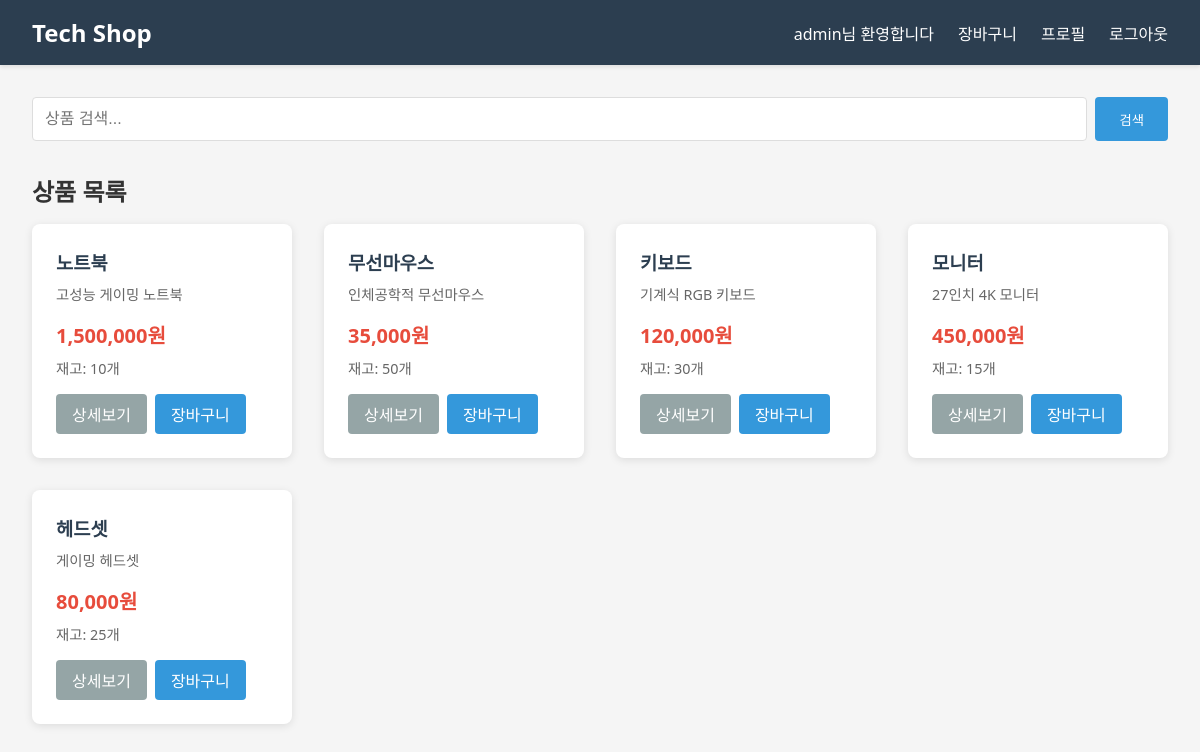
The page / (signed in) on the database its author committed.
### tables this page shows
CREATE TABLE products (
        id INTEGER PRIMARY KEY AUTOINCREMENT,
        name TEXT NOT NULL,
        description TEXT,
        price REAL NOT NULL,
        stock INTEGER DEFAULT 0,
        image TEXT
    );

### app.py (the view)
@app.route('/')
def index():
    conn = get_db()
    search = request.args.get('search', '')
    if search:
        products = conn.execute('SELECT * FROM products WHERE name LIKE ?', (f'%{search}%',)).fetchall()
    else:
        products = conn.execute('SELECT * FROM products').fetchall()
    conn.close()
    return render_template('index.html', products=products)

### app.py (called while the page is built)
def get_db():
    conn = sqlite3.connect('database.db')
    conn.row_factory = sqlite3.Row
    return conn

@app.after_request
def set_security_headers(response):
    response.headers['X-Frame-Options'] = 'DENY'
    response.headers['X-Content-Type-Options'] = 'nosniff'
    response.headers['Content-Security-Policy'] = "default-src 'self'; style-src 'self' 'unsafe-inline'"
    response.headers['X-XSS-Protection'] = '1; mode=block'
    return response

### templates/index.html (shortened to what this page needs)
<!DOCTYPE html>
<html lang="ko">
<head>
    <link rel="stylesheet" href="{{ url_for('static', filename='css/style.css') }}">
</head>
<body>
    <nav>
        <div class="nav-container">
            <h1>Tech Shop</h1>
            <div class="nav-links">
                {% if session.username %}
                    <span>{{ session.username }}님 환영합니다</span>
                    <a href="{{ url_for('cart') }}">장바구니</a>
                    <a href="{{ url_for('profile') }}">프로필</a>
                    <a href="{{ url_for('logout') }}">로그아웃</a>
                {% else %}
                    <a href="{{ url_for('login') }}">로그인</a>
                    <a href="{{ url_for('register') }}">회원가입</a>
                {% endif %}
            </div>
        </div>
    </nav>
    <div class="container">
        <div class="search-box">
            <form method="GET" action="{{ url_for('index') }}">
                <input type="text" name="search" placeholder="상품 검색..." value="{{ request.args.get('search', '') }}">
                <button type="submit">검색</button>
            </form>
        </div>
        <h2>상품 목록</h2>
        <div class="product-grid">
            {% for product in products %}
            <div class="product-card">
                <h3>{{ product.name }}</h3>
                <p class="description">{{ product.description }}</p>
                <p class="price">{{ "{:,.0f}".format(product.price) }}원</p>
                <p class="stock">재고: {{ product.stock }}개</p>
                <div class="product-actions">
                    <a href="{{ url_for('product', product_id=product.id) }}" class="btn">상세보기</a>
                    <a href="{{ url_for('add_to_cart', product_id=product.id) }}" class="btn btn-primary">장바구니</a>
                </div>
            </div>
            {% endfor %}
        </div>
    </div>
</body>
</html>

### static/css/style.css (style rules this page uses)
* { margin: 0; padding: 0; box-sizing: border-box; }
body { font-family: 'Segoe UI', Tahoma, Geneva, Verdana, sans-serif; background-color: #f5f5f5; color: #333; }
nav { background-color: #2c3e50; color: white; padding: 1rem 0; box-shadow: 0 2px 4px rgba(0,0,0,0.1); }
.nav-container { max-width: 1200px; margin: 0 auto; padding: 0 2rem; display: flex; justify-content: space-between; align-items: center; }
nav h1 { font-size: 1.5rem; }
.nav-links { display: flex; gap: 1.5rem; align-items: center; }
.nav-links a { color: white; text-decoration: none; transition: opacity 0.3s; }
.container { max-width: 1200px; margin: 2rem auto; padding: 0 2rem; }
.search-box { margin-bottom: 2rem; }
.search-box form { display: flex; gap: 0.5rem; }
.search-box input { flex: 1; padding: 0.75rem; border: 1px solid #ddd; border-radius: 4px; font-size: 1rem; }
.search-box button { padding: 0.75rem 1.5rem; background-color: #3498db; color: white; border: none; border-radius: 4px; cursor: pointer; }
.product-grid { display: grid; grid-template-columns: repeat(auto-fill, minmax(250px, 1fr)); gap: 2rem; margin-top: 1rem; }
.product-card { background: white; padding: 1.5rem; border-radius: 8px; box-shadow: 0 2px 8px rgba(0,0,0,0.1); transition: transform 0.3s; }
.product-card h3 { margin-bottom: 0.5rem; color: #2c3e50; }
.product-card .description { color: #666; margin-bottom: 1rem; font-size: 0.9rem; }
.product-card .price { font-size: 1.25rem; font-weight: bold; color: #e74c3c; margin-bottom: 0.5rem; }
.product-card .stock { color: #666; font-size: 0.9rem; margin-bottom: 1rem; }
.product-actions { display: flex; gap: 0.5rem; }
.btn { padding: 0.5rem 1rem; border: none; border-radius: 4px; cursor: pointer; text-decoration: none; display: inline-block; text-align: center; transition: opacity 0.3s; background-color: #95a5a6; color: white; }
.btn-primary { background-color: #3498db; }

### rows shown on the page
products: name "노트북", description "고성능 게이밍 노트북", price "1,500,000", stock "10"
products: name "무선마우스", description "인체공학적 무선마우스", price "35,000", stock "50"
products: name "키보드", description "기계식 RGB 키보드", price "120,000", stock "30"
products: name "모니터", description "27인치 4K 모니터", price "450,000", stock "15"
products: name "헤드셋", description "게이밍 헤드셋", price "80,000", stock "25"

### other values the page prints
{{ session.username }} "admin"
